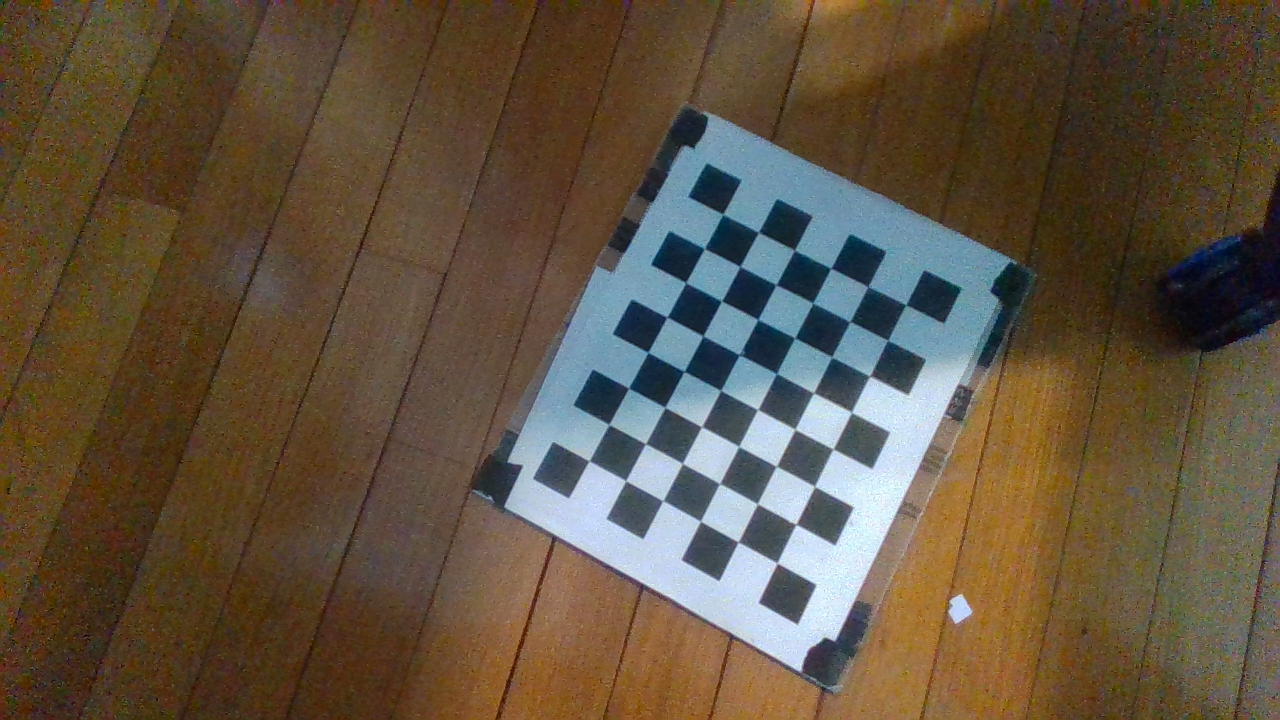
#> input picture images/realSenseCalib1_Color.png, 1280 x 720 px; its folder holds only this picture in this run
$ python opencv_calibration.py
#> lines starting #> are read from the running program, lines starting #| are printed output that depends on the picture; after the words box and inside, x2 and y2 are one past the last pixel; in counts of white or black regions, pixels touching at a corner belong together; long printed decimals are rounded
import numpy as np
import cv2 as cv
import glob

# [12 lines of commented-out code are left out]
cbRow = 8
cbCol = 6
cbSideLengthInches = 5.91/6
cbSideLengthM = cbSideLengthInches * 0.0254

criteria = (cv.TERM_CRITERIA_EPS + cv.TERM_CRITERIA_MAX_ITER, 30, 0.001)
# prepare object points, like (0,0,0), (1,0,0), (2,0,0) ....,(6,5,0)
objp = np.zeros((cbRow*cbCol,3), np.float32)
objp[:,:2] = np.mgrid[0:cbCol,0:cbRow].T.reshape(-1,2)
# Arrays to store object points and image points from all the images.
objpoints = [] # 3d point in real world space
imgpoints = [] # 2d points in image plane.
images = glob.glob('images/*.png')
for fname in images:
    img = cv.imread(fname)
#> img is the input picture: shape (720, 1280, 3); mean B, G, R 64.5, 83.2, 97.1
    gray = cv.cvtColor(img, cv.COLOR_BGR2GRAY)
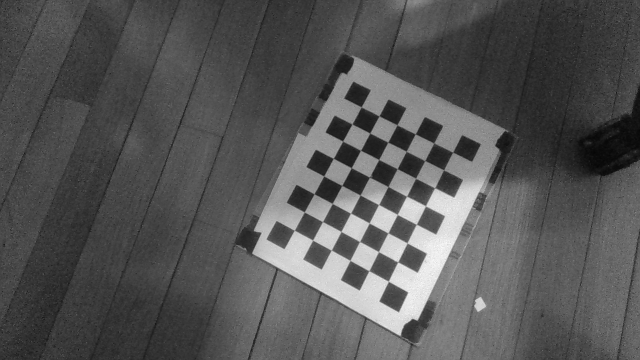
#> gray: shape (720, 1280) (shown at 1/2 size); min 3, max 253, mean 85.2
    # Find the chess board corners
    ret, corners = cv.findChessboardCorners(gray, (cbRow,cbCol), None)
#> ret = True; corners = 48 rows, first 8: [588.9, 461.1], [608.6, 424.8], [628.7, 388.3], [647.8, 352.3], [666.1, 317.1], [685.5, 282.4], [704.6, 249], [722.7, 214.2]
    # If found, add object points, image points (after refining them)
    if ret == True:
        print("Pattern Found")

        # scale object points by known side length
        objp *= cbSideLengthM
        objpoints.append(objp)
        corners2 = cv.cornerSubPix(gray,corners, (11,11), (-1,-1), criteria)
#> corners2 = 48 rows, first 8: [589.1, 461], [608.9, 424.4], [628.6, 388.2], [647.9, 352.4], [667, 317.1], [685.7, 282.6], [704.4, 248.5], [722.8, 214.2]
        imgpoints.append(corners)
        # Draw and display the corners
        cv.drawChessboardCorners(img, (cbRow,cbCol), corners2, ret)
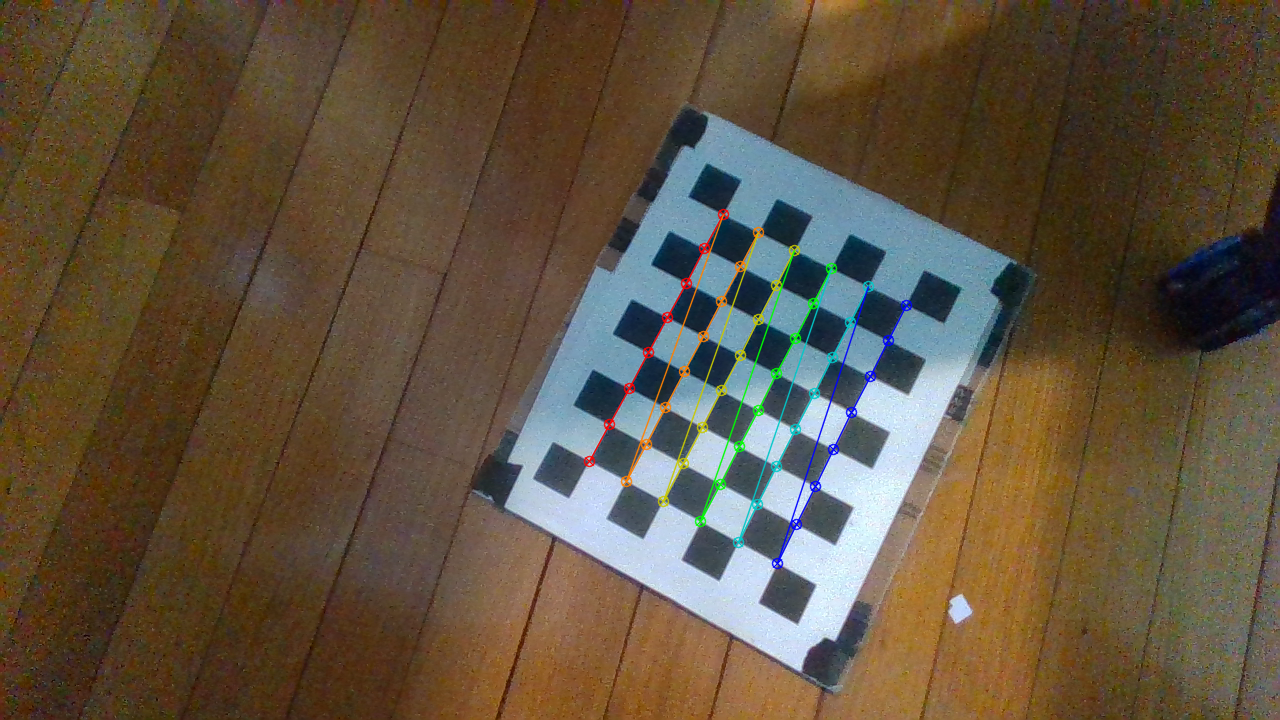
#> img: shape (720, 1280, 3); 1.37% of pixels changed, all inside (x1, y1, x2, y2) = (583, 208, 913, 570)
        cv.imshow('img', img)
        # print(objp)
        cv.waitKey(0)

cv.destroyAllWindows()

ret, mtx, dist, rvecs, tvecs = cv.calibrateCamera(objpoints, imgpoints, gray.shape[::-1], None, None)
#> ret = 92.22; mtx = [[18805.4, 0, 605.1], [0, 4132.9, 374], [0, 0, 1]]; dist = [[1072.6, 2.14, 2.56, -14.08, 0.00109]]; rvecs = ([0.711, 1.23, -0.745],); tvecs = ([0.00682, -0.0276, 7.83],)

print(mtx, dist, rvecs, tvecs)
#| [[1.88054315e+04 0.00000000e+00 6.05138328e+02]
#|  [0.00000000e+00 4.13287478e+03 3.73964376e+02]
#|  [0.00000000e+00 0.00000000e+00 1.00000000e+00]] [[ 1.07256676e+03  2.14360196e+00  2.55630890e+00 -1.40816240e+01
#|    1.09258292e-03]] (array([[ 0.7106],
#|        [ 1.226],
#|        [-0.7452 ]]),) (array([[ 6.81948963e-03],
#> (further printed lines are left out)

# save the calibration for later use
np.savez("calibration_output", intrinsics=mtx, distortion_coeffecients=dist, ext_rotation=rvecs, ext_translation=tvecs)

$ run again, on images/realsenseCalib5_Color.png
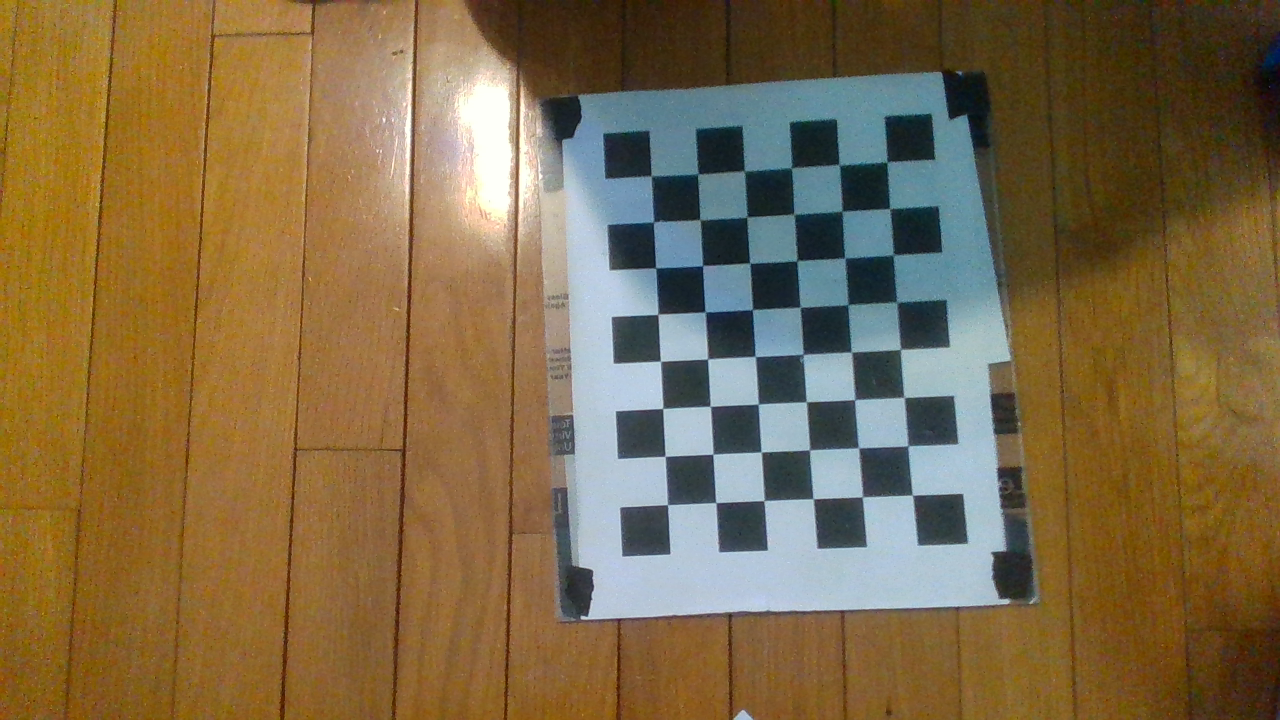
#> input picture images/realsenseCalib5_Color.png, 1280 x 720 px
#> img is the input picture: shape (720, 1280, 3); mean B, G, R 71.3, 105.9, 126.8
#> `gray = cv.cvtColor(img, cv.COLOR_BGR2GRAY)`:
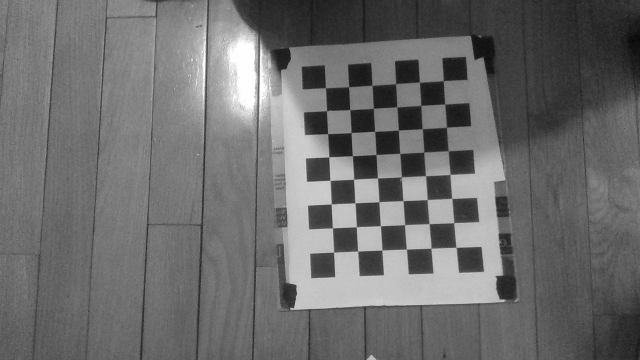
#> gray: shape (720, 1280) (shown at 1/2 size); min 3, max 254, mean 108.2
#> `ret, corners = cv.findChessboardCorners(gray, (cbRow,cbCol), None)`: ret = True; corners = 48 rows, first 8: [887.2, 162.6], [889.5, 208.7], [894.2, 255.4], [896.3, 302.5], [900.5, 349.2], [904.1, 397.5], [908.6, 445.3], [911.8, 494.6]
#> corners2 = 48 rows, first 8: [886.8, 161.8], [889.8, 208.6], [893.2, 254.9], [896.8, 302.1], [900.5, 349.3], [904.1, 397.3], [908, 445.9], [912.5, 495.1]
#> `cv.drawChessboardCorners(img, (cbRow,cbCol), corners2, ret)`:
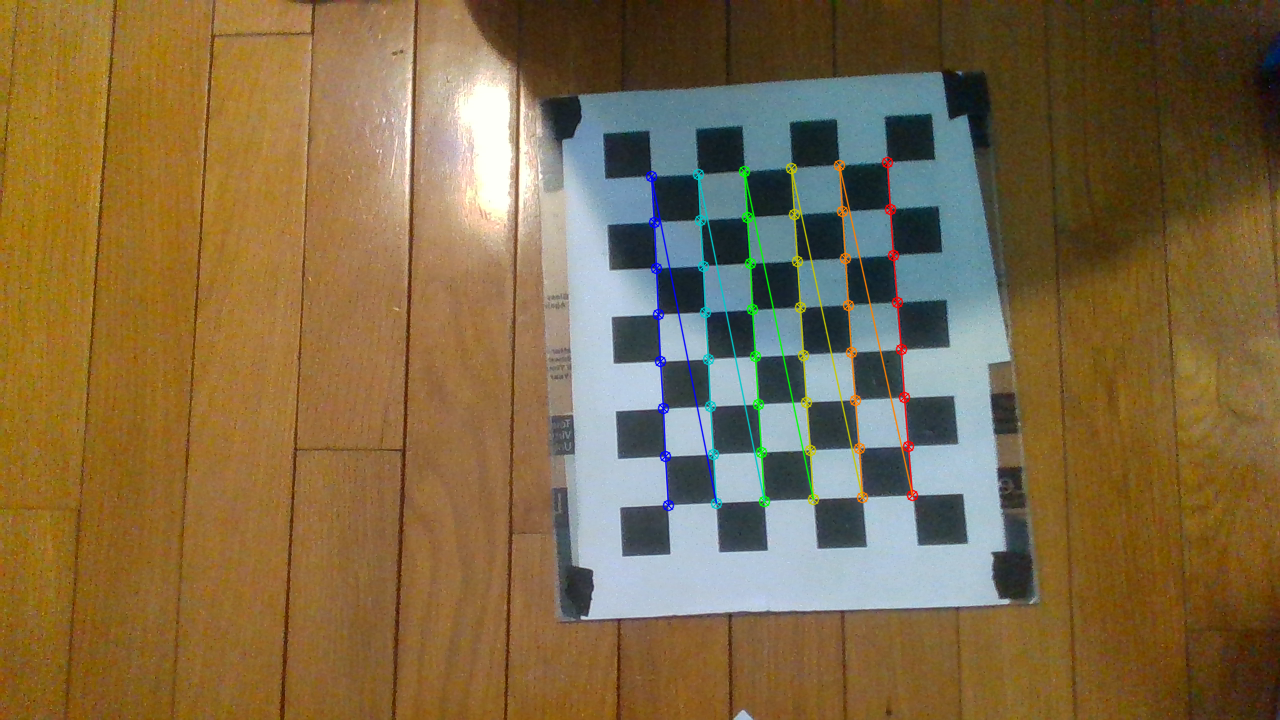
#> img: shape (720, 1280, 3); 1.59% of pixels changed, all inside (x1, y1, x2, y2) = (645, 156, 919, 512)
#> `ret, mtx, dist, rvecs, tvecs = cv.calibrateCamera(objpoints, imgpoints..`: ret = 104.9; mtx = [[20811.8, 0, 773.4], [0, 77447.2, 679], [0, 0, 1]]; dist = [[1288, -85.43, 21.79, 0.961, 0.00709]]; rvecs = ([-0.366, 1.5, 0.717],); tvecs = ([0.059, -0.206, 7.7],)
#| [[2.08117844e+04 0.00000000e+00 7.73358881e+02]
#|  [0.00000000e+00 7.74472101e+04 6.78977121e+02]
#|  [0.00000000e+00 0.00000000e+00 1.00000000e+00]] [[ 1.28797840e+03 -8.54321589e+01  2.17943449e+01  9.61339564e-01
#|    7.08881060e-03]] (array([[-0.3659],
#|        [ 1.496 ],
#|        [ 0.7166]]),) (array([[ 0.05902],
#> (further printed lines are left out)

$ run again, on images/realSenseCalib3_Color.png
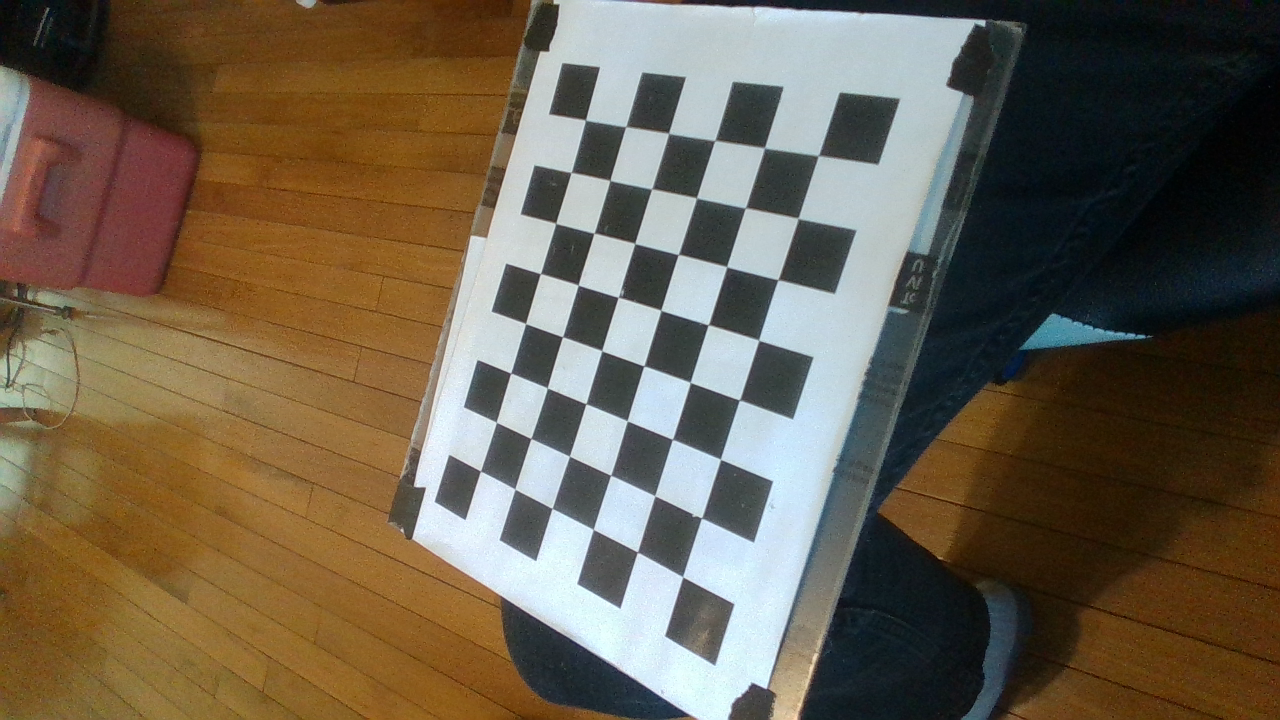
#> input picture images/realSenseCalib3_Color.png, 1280 x 720 px
#> img is the input picture: shape (720, 1280, 3); mean B, G, R 77.2, 95.1, 106.8
#> `gray = cv.cvtColor(img, cv.COLOR_BGR2GRAY)`:
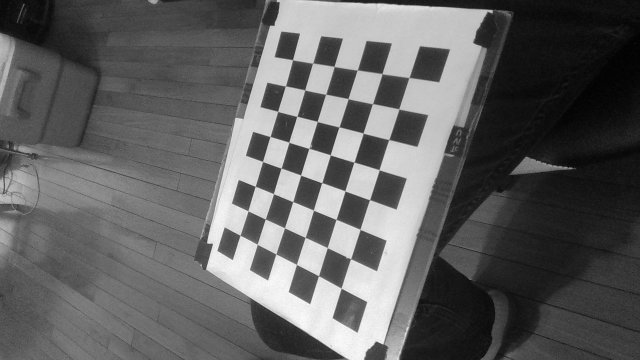
#> gray: shape (720, 1280) (shown at 1/2 size); min 1, max 254, mean 96.5
#> `ret, corners = cv.findChessboardCorners(gray, (cbRow,cbCol), None)`: ret = True; corners = 48 rows, first 8: [480.3, 471.3], [496, 421.9], [510.3, 373.5], [525.3, 323.1], [540, 273.9], [555.2, 222.3], [570.6, 173.2], [584.7, 119.3]
#> corners2 = 48 rows, first 8: [480.5, 471.1], [496.3, 422.2], [510.7, 373.1], [525.6, 323.5], [540.5, 273.5], [555.6, 223.2], [571.2, 172.4], [585.4, 120]
#> `cv.drawChessboardCorners(img, (cbRow,cbCol), corners2, ret)`:
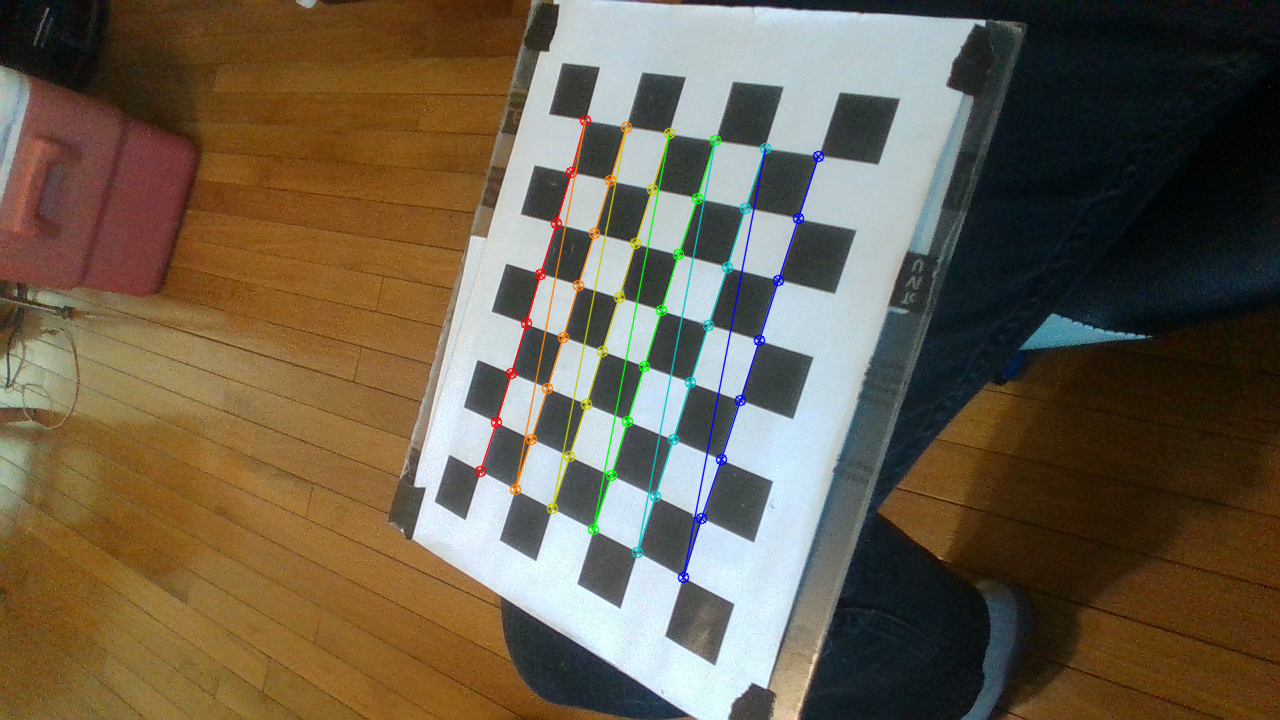
#> img: shape (720, 1280, 3); 1.81% of pixels changed, all inside (x1, y1, x2, y2) = (474, 114, 825, 584)
#> `ret, mtx, dist, rvecs, tvecs = cv.calibrateCamera(objpoints, imgpoints..`: ret = 125.9; mtx = [[1186.7, 0, 617.8], [0, 12009.1, 690.3], [0, 0, 1]]; dist = [[-41.11, 3007, 0.328, -0.319, 130.3]]; rvecs = ([1.25, 1.2, -1.17],); tvecs = ([-0.0748, -0.0306, 0.876],)
#| [[1.18670847e+03 0.00000000e+00 6.17824539e+02]
#|  [0.00000000e+00 1.20091228e+04 6.90342435e+02]
#|  [0.00000000e+00 0.00000000e+00 1.00000000e+00]] [[-4.11057852e+01  3.00700725e+03  3.27835035e-01 -3.18997570e-01
#|    1.30344581e+02]] (array([[ 1.248],
#|        [ 1.203],
#|        [-1.170 ]]),) (array([[-0.07476],
#> (further printed lines are left out)
